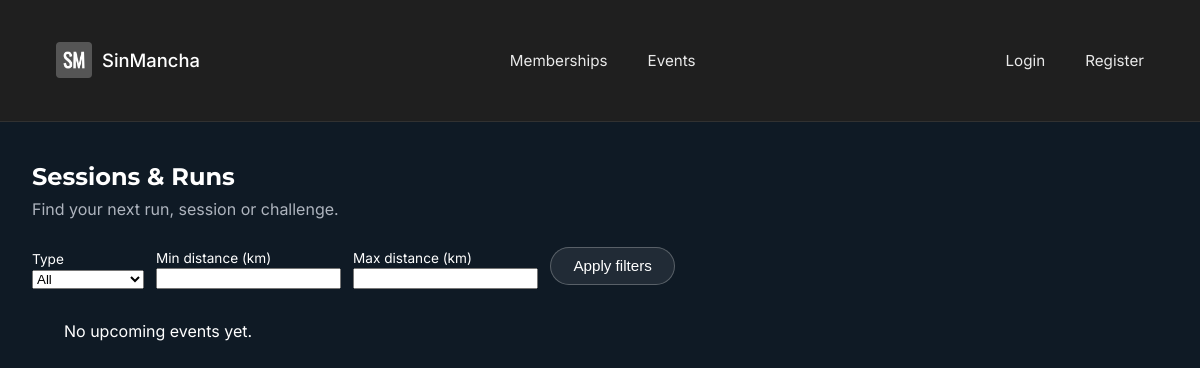
/events/, run on an earlier commit of the app's database.
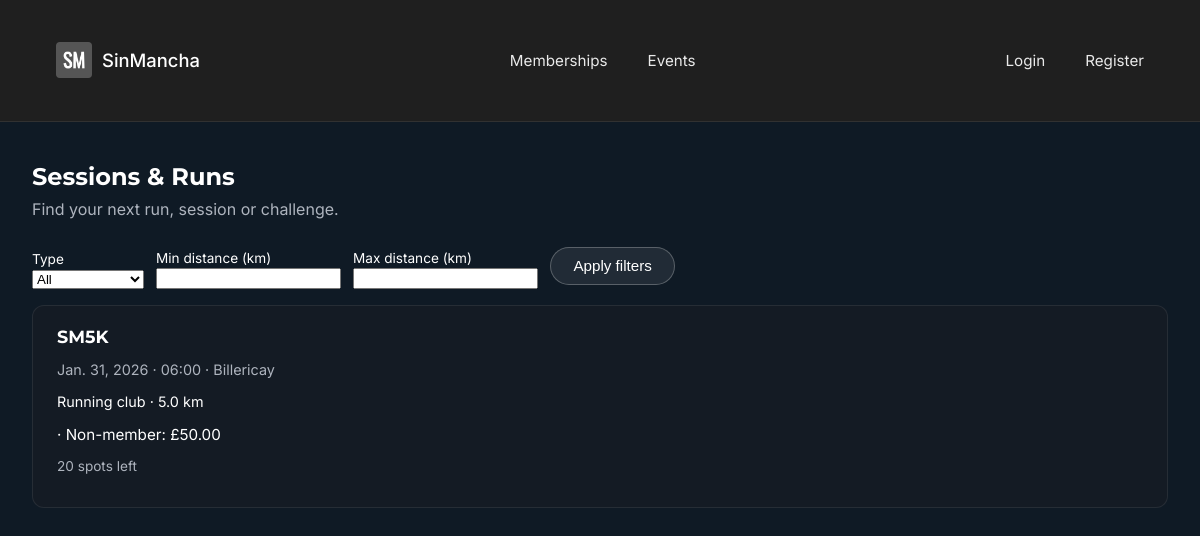
And on a later commit of the database.
### club/models.py (models this page shows, shortened)
class Event(models.Model):
    trainer = models.ForeignKey(
        TrainerProfile,
        on_delete=models.CASCADE,
        related_name="events",
        null=True,
        blank=True,
    )
    title = models.CharField(max_length=200)
    description = models.TextField(blank=True)
    date = models.DateField()
    start_time = models.TimeField()
    end_time = models.TimeField(blank=True, null=True)
    location = models.CharField(max_length=255, blank=True)
    EVENT_TYPE_CHOICES = [
        ("running_club", "Running club"),
        ("class", "Class / session"),
        ("challenge", "Challenge (e.g. 1000 burpees)"),
    ]
    event_type = models.CharField(
        max_length=20,
        choices=EVENT_TYPE_CHOICES,
        default="class",
    )
    distance_km = models.DecimalField(
        max_digits=4,
        decimal_places=1,
        blank=True,
        null=True,
        help_text="Optional: for running events.",
    )
    target_reps = models.PositiveIntegerField(
        blank=True,
        null=True,
        help_text="Optional: for challenge events (e.g. 1000 burpees).",
    )
    capacity = models.PositiveIntegerField(default=20)
    is_cancelled = models.BooleanField(default=False)
    price_non_member = models.DecimalField(
        max_digits=7,
        decimal_places=2,
        null=True,
        blank=True,
        help_text="Leave blank if this event is free for non-members.",
    )
    price_member = models.DecimalField(
        max_digits=7,
        decimal_places=2,
        null=True,
        blank=True,
        help_text="Leave blank if this event is free for members.",
    )
    class Meta:
        ordering = ["date", "start_time"]
    @property
    def registrations_count(self):
        return self.registrations.filter(status="booked").count()
    @property
    def spots_left(self):
        return max(self.capacity - self.registrations_count, 0)
    @property
    def is_full(self):
        return self.spots_left <= 0

### club/views.py (the view)
# urls.py: path("events/", views.EventsView.as_view(), name="events"),
class EventsView(ListView):
    model = Event
    template_name = "events.html"
    context_object_name = "events"
    def get_queryset(self):
        queryset = Event.objects.filter(
            date__gte=timezone.now().date(), is_cancelled=False
        )
        if self.request.user.is_authenticated and hasattr(
            self.request.user, "client_profile"
        ):
            trainer = self.request.user.client_profile.primary_trainer
            if trainer:
                queryset = queryset.filter(trainer=trainer)
        type_filter = self.request.GET.get("type")
        if type_filter:
            queryset = queryset.filter(event_type=type_filter)
        min_distance = self.request.GET.get("min_distance")
        if min_distance:
            try:
                queryset = queryset.filter(distance_km__gte=float(min_distance))
            except ValueError:
                pass
        max_distance = self.request.GET.get("max_distance")
        if max_distance:
            try:
                queryset = queryset.filter(distance_km__lte=float(max_distance))
            except ValueError:
                pass
        return queryset
    def get_context_data(self, **kwargs):
        context = super().get_context_data(**kwargs)
        context["type_filter"] = self.request.GET.get("type")
        context["min_distance"] = self.request.GET.get("min_distance")
        context["max_distance"] = self.request.GET.get("max_distance")
        return context

### templates/events.html (shortened to what this page needs)
{% extends "base.html" %}
{% block content %}
<section class="page-header">
  <h1>Sessions & Runs</h1>
  <p>Find your next run, session or challenge.</p>
</section>
<section class="container" style="padding-top: 0; padding-bottom: 1rem;">
  <form method="get" class="filters-form" style="display:flex; flex-wrap:wrap; gap:0.75rem; align-items:flex-end;">
    <div>
      <label style="font-size:0.85rem;">Type</label><br>
      <select name="type">
        <option value="">All</option>
      </select>
    </div>
    <div>
      <label style="font-size:0.85rem;">Min distance (km)</label><br>
      <input type="number" step="0.1" name="min_distance" value="{{ min_distance }}">
    </div>
    <div>
      <label style="font-size:0.85rem;">Max distance (km)</label><br>
      <input type="number" step="0.1" name="max_distance" value="{{ max_distance }}">
    </div>
    <div>
      <button type="submit" class="btn btn-secondary">Apply filters</button>
    </div>
  </form>
</section>
<section class="events-list">
  {% if events %}
    {% for event in events %}
      <article class="event-card">
        <h2>
          <a href="{% url 'event_detail' event.id %}">{{ event.title }}</a>
        </h2>
        <p class="event-meta">
          {{ event.date }} · {{ event.start_time|time:"H:i" }}
          {% if event.location %} · {{ event.location }}{% endif %}
        </p>
        <p class="event-type">
          {{ event.get_event_type_display }}
          {% if event.distance_km %} · {{ event.distance_km }} km{% endif %}
        </p>
        {% if event.price_member or event.price_non_member %}
          <p class="event-price">
            {% if event.price_non_member %} · Non-member: £{{ event.price_non_member }}{% endif %}
          </p>
        {% else %}
          <p class="event-price event-free">Free</p>
        {% endif %}
        <p class="event-spots">
          {% if event.is_full %}
            Fully booked
          {% else %}
            {{ event.spots_left }} spots left
          {% endif %}
        </p>
      </article>
    {% endfor %}
  {% else %}
    <p style="padding: 0 2rem 2rem;">No upcoming events yet.</p>
  {% endif %}
</section>
{% endblock %}

### templates/base.html (shortened to what this page needs)
<!DOCTYPE html>
<html>
<head>
    {% load static %}
    <link rel="stylesheet" href="{% static 'css/style.css' %}">
</head>
<body>
    <nav class="{% if request.resolver_match and request.resolver_match.url_name == 'home' %}nav-transparent{% endif %}">
        <div class="container nav-inner">
            <a href="{% url 'home' %}" class="nav-logo">
                <img src="{% static 'img/logo-sm.png' %}" alt="SinMancha Logo">
                <span>SinMancha</span>
            </a>
            <div class="nav-links nav-links-main">
                <a href="{% url 'membership_plans' %}">Memberships</a>
                <a href="{% url 'events' %}">Events</a>
            </div>
            <div class="nav-links nav-links-auth">
                {% if user.is_authenticated %}
                    {% if user.is_staff or user.trainer_profile %}
                        <a href="{% url 'trainer_dashboard' %}">Trainer Dashboard</a>
                    {% elif user.client_profile %}
                        <a href="{% url 'client_dashboard' %}">Client Dashboard</a>
                    {% else %}
                        <a href="{% url 'dashboard' %}">Dashboard</a>
                    {% endif %}
                    <form action="{% url 'logout' %}" method="post" class="logout-form">
                        {% csrf_token %}
                        <button type="submit">Logout</button>
                    </form>
                {% else %}
                    <a href="{% url 'login' %}">Login</a>
                    <a href="{% url 'register' %}">Register</a>
                {% endif %}
            </div>
        </div>
    </nav>
    <div class="main-wrapper">
        {% block content %}{% endblock %}
    </div>
</body>
</html>

### static/css/style.css (style rules this page uses)
:root { --primary-color: #1F1F1F; --accent-color: #6ec74b; --neutral-color: #FFFFFF; --secondary-neutral: #AEB4BE; --success-color: #78C957; --text-color: #FFFFFF; --background-color: #0F1A25; }
*, *::before, *::after { box-sizing: border-box; }
body { font-family: 'Inter', sans-serif; color: var(--text-color); background-color: var(--background-color); margin: 0; padding: 0; }
h1, h2, h3, h4, h5, h6 { font-family: 'Montserrat', sans-serif; color: var(--neutral-color); margin-top: 0; }
nav { background-color: var(--primary-color); color: var(--neutral-color); padding: 0.65rem 1.5rem; border-bottom: 1px solid rgba(255,255,255,0.08); margin-bottom: 0; position: relative; z-index: 10; }
.nav-inner { max-width: 1200px; margin: 0 auto; display: flex; align-items: center; justify-content: space-between; }
.nav-logo { display: flex; align-items: center; text-decoration: none; }
.nav-logo img { height: 36px; width: auto; display: block; vertical-align: middle; }
.nav-logo span { margin-left: 10px; font-family: 'Inter', sans-serif; font-weight: 500; color: var(--neutral-color); font-size: 1.15rem; }
.nav-links { display: flex; align-items: center; }
.nav-links-main { gap: 1.25rem; }
.nav-links-auth { gap: 1.25rem; }
.nav-links a { color: var(--neutral-color); text-decoration: none; font-size: 0.95rem; opacity: 0.9; }
.nav-links a + a { margin-left: 1.25rem; }
.container { max-width: 1200px; margin: 0 auto; padding: 2rem; }
.main-wrapper { margin: 0; padding: 0; }
.btn { background-color: var(--accent-color); color: var(--neutral-color); border: none; padding: 0.6rem 1.4rem; text-decoration: none; display: inline-block; margin: 0.25rem 0; cursor: pointer; transition: 0.25s ease; border-radius: 999px; font-size: 0.95rem; font-weight: 500; }
.btn-secondary { background: rgba(255,255,255,0.08); color: white; border: 1px solid rgba(255,255,255,0.25); }
.page-header { padding: 2.5rem 2rem 1.5rem; }
.page-header h1 { margin-bottom: 0.5rem; }
.page-header p { color: var(--secondary-neutral); margin: 0; }
.events-list { padding: 0 2rem 2.5rem; display: grid; grid-template-columns: repeat(auto-fit, minmax(260px, 1fr)); gap: 1.5rem; }
.event-card { background: #141b24; border-radius: 0.75rem; padding: 1.25rem 1.5rem; border: 1px solid rgba(255,255,255,0.08); }
.event-card h2 { font-size: 1.1rem; margin-bottom: 0.4rem; }
.event-card h2 a { color: var(--neutral-color); text-decoration: none; }
.event-meta { font-size: 0.9rem; color: var(--secondary-neutral); margin-bottom: 0.4rem; }
.event-type { font-size: 0.9rem; margin-bottom: 0.4rem; }
.event-price { font-size: 0.95rem; margin-bottom: 0.4rem; }
.event-spots { font-size: 0.85rem; color: var(--secondary-neutral); }

What changed in the data, as far as the page shows it:
added Event: title "SM5K", date "Jan. 31, 2026", start_time "06:00", location "Billericay", event_type "Running club", distance_km "5.0", price_non_member "50.00", spots_left "20"
Also different on the page:
text no longer shown: "No upcoming events yet."
